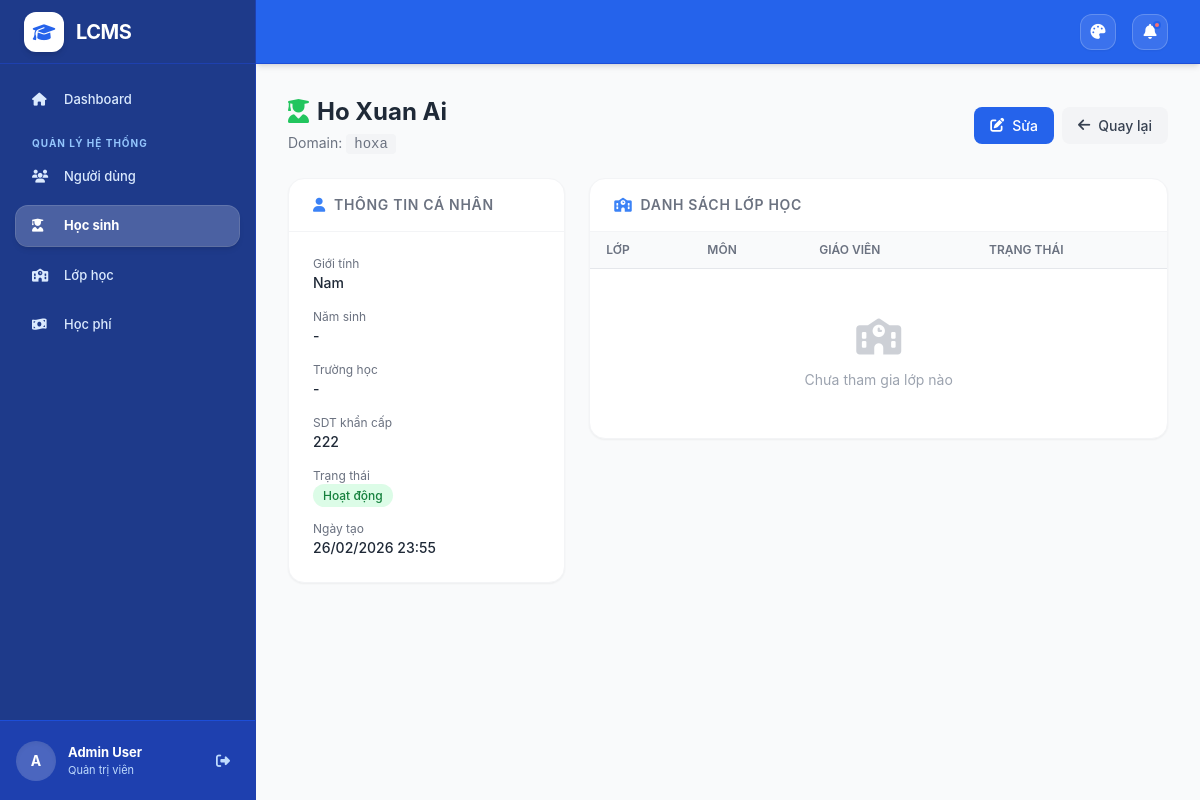
The page /students/1/ (signed in) on the database as committed earlier.
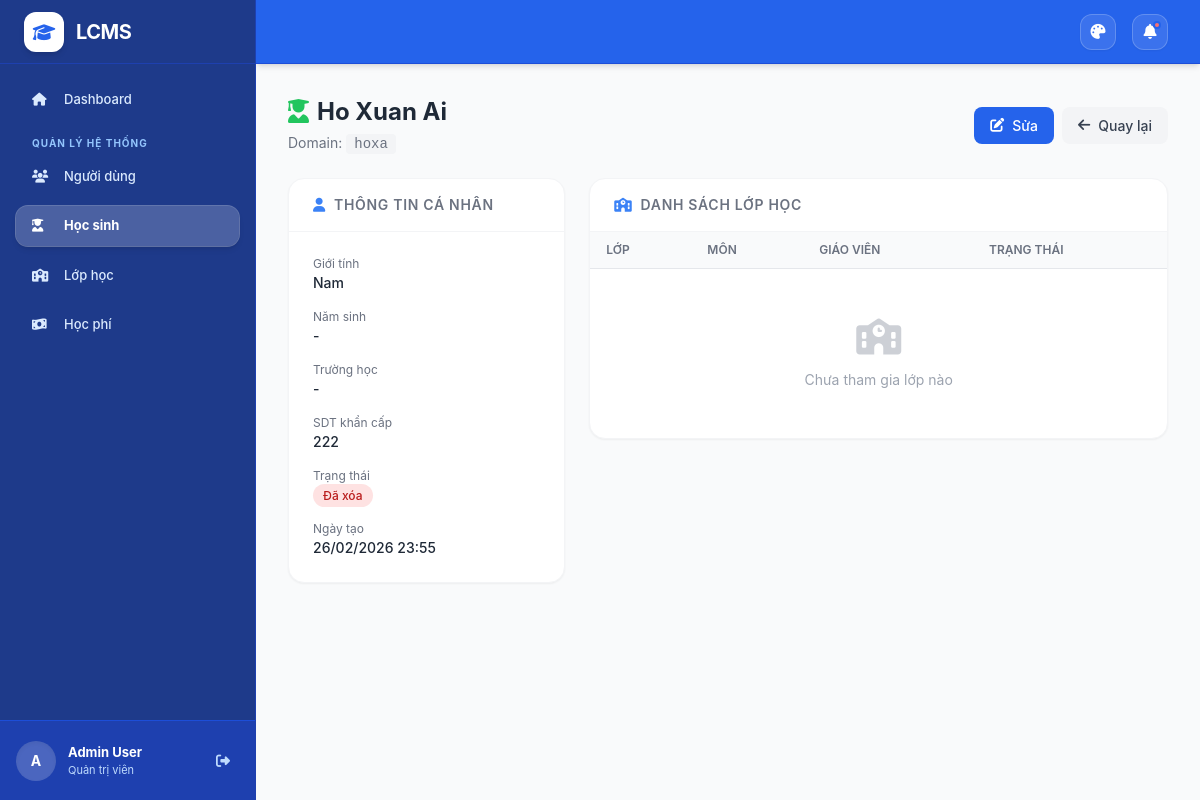
The same page on the database as committed later.
### students/views.py (the view)
# urls.py: path('students/<int:student_id>/', views.student_detail, name='detail'),
@login_required
def student_detail(request, student_id):
    student = get_object_or_404(Student, id=student_id)
    return render(request, 'students/detail.html', {'student': student})

### templates/students/detail.html (shortened to what the changed rows need)
{% extends "base.html" %}
{% block content %}
<div class="fade-in">
    <div class="flex flex-col sm:flex-row sm:items-center sm:justify-between gap-4 mb-6">
        <div>
            <h1 class="text-2xl font-bold text-gray-800">
                <i class="fas fa-user-graduate text-green-500 mr-2"></i>{{ student.full_name }}
            </h1>
        </div>
    </div>
    <div class="grid grid-cols-1 lg:grid-cols-3 gap-6">
        <div>
            <div class="card">
                <div class="p-6 space-y-4">
                    <div>
                        <p class="text-xs text-gray-500">Trạng thái</p>
                        {% if student.status == 'active' %}
                        <span class="px-2.5 py-1 rounded-full text-xs font-medium bg-green-100 text-green-700">Hoạt động</span>
                        {% elif student.status == 'inactive' %}
                        <span class="px-2.5 py-1 rounded-full text-xs font-medium bg-gray-100 text-gray-700">Không hoạt động</span>
                        {% else %}
                        <span class="px-2.5 py-1 rounded-full text-xs font-medium bg-red-100 text-red-700">Đã xóa</span>
                        {% endif %}
                    </div>
                </div>
            </div>
        </div>
        <div class="lg:col-span-2">
            <div class="card overflow-hidden">
                <div class="overflow-x-auto">
                    <table class="w-full">
                        <thead class="bg-gray-50 border-b border-gray-200">
                            <tr>
                                <th class="px-4 py-2.5 text-left text-xs font-semibold text-gray-500 uppercase">Lớp</th>
                                <th class="px-4 py-2.5 text-left text-xs font-semibold text-gray-500 uppercase">Môn</th>
                                <th class="px-4 py-2.5 text-left text-xs font-semibold text-gray-500 uppercase">Giáo viên</th>
                                <th class="px-4 py-2.5 text-left text-xs font-semibold text-gray-500 uppercase">Trạng thái</th>
                            </tr>
                        </thead>
                    </table>
                </div>
            </div>
        </div>
    </div>
</div>
{% endblock %}

Rows that differ between the two databases and show on the page:
changed Student "Ho Xuan Ai": status "active" → "deleted" (drawn)
Other text that changed with them:
text no longer shown: "Hoạt động"
text now shown: "Đã xóa"
